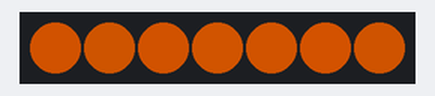
Bench run of a sketch on a simulated Arduino Uno, built with avr-gcc and run on an emulated ATmega328P. Shown: 7 RGB LEDs in strip order, left to right. Dim RGB values are drawn brighter than linear; random numbers use the default seed unless the sketch sets one.

Above: at 2.16 s.
At 38.06 s:
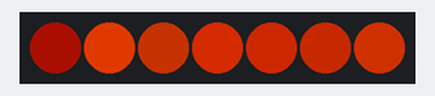
Timing chart, 0 to 40.0 s (numbered marks = the images above):
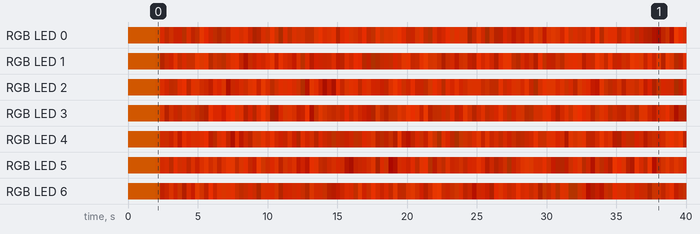

The sketch:

simple-torches.ino
```cpp
#include <FastLED.h>

#define LED_PIN 4
#define NUM_LEDS 7

class Torch {
  int ticks_left = 0;
  int max_ticks_per_cycle = 0;
  CRGB* led;
  float transition_vector[3];

 public:
  Torch() {};

  void init(int max_ticks, CRGB* led_ptr) {
      led = led_ptr;
      max_ticks_per_cycle = max_ticks;
      led->r = 120;
      led->g = 50;
    }

  void tick() {
    if (ticks_left <= 0) {
      ticks_left = random(10, max_ticks_per_cycle);
      compute_new_transition_vector(ticks_left);

    }
    apply_transition_vector();
    ticks_left--;
  }

 void apply_transition_vector() {
  (led->r + transition_vector[0] > 255) ? led->r = 255 : (led->r + transition_vector[0] < 0) ? led->r = 0 : led->r += transition_vector[0];
  (led->g + transition_vector[1] > 255) ? led->g = 255 : (led->g + transition_vector[1] < 0) ? led->g = 0 : led->g += transition_vector[1];
 }

 void compute_new_transition_vector(int steps) {
  float r;
  float brightness = (float)random(25, 100) / 100.0;
  float g = 50 * brightness;
  r = 205 * brightness;
  transition_vector[0] = (r - led->r) / ticks_left;
  transition_vector[1] = (g - led->g) / ticks_left;
  transition_vector[2] = 0;
 }

};

CRGB leds[NUM_LEDS];
Torch torches[NUM_LEDS];

void setup() {
  FastLED.addLeds<NEOPIXEL, LED_PIN>(leds, NUM_LEDS);
  for (int i = 0; i < NUM_LEDS; i++) {
      torches[i].init(15, &leds[i]);
  }
  Serial.begin(9600);
  FastLED.show();
  delay(2000);
}


void loop() {
    for (int i = 0; i < NUM_LEDS; i++) {
      torches[i].tick();
    }
    FastLED.show();
    delay(20);
}
```

Measured:
- by itself, RGB LED 0: off → RGB(120, 50, 0) at 0.00 s, → RGB(122, 48, 0) 2.0 s later, → RGB(138, 26, 0) 0.31 s later, → RGB(84, 18, 0) 0.31 s later, … (122 changes in this stretch)
- by itself, RGB LED 1: off → RGB(120, 50, 0) at 0.00 s, → RGB(115, 47, 0) 2.0 s later, → RGB(63, 13, 0) 0.31 s later, → RGB(105, 22, 0) 0.31 s later, … (121 changes in this stretch)
